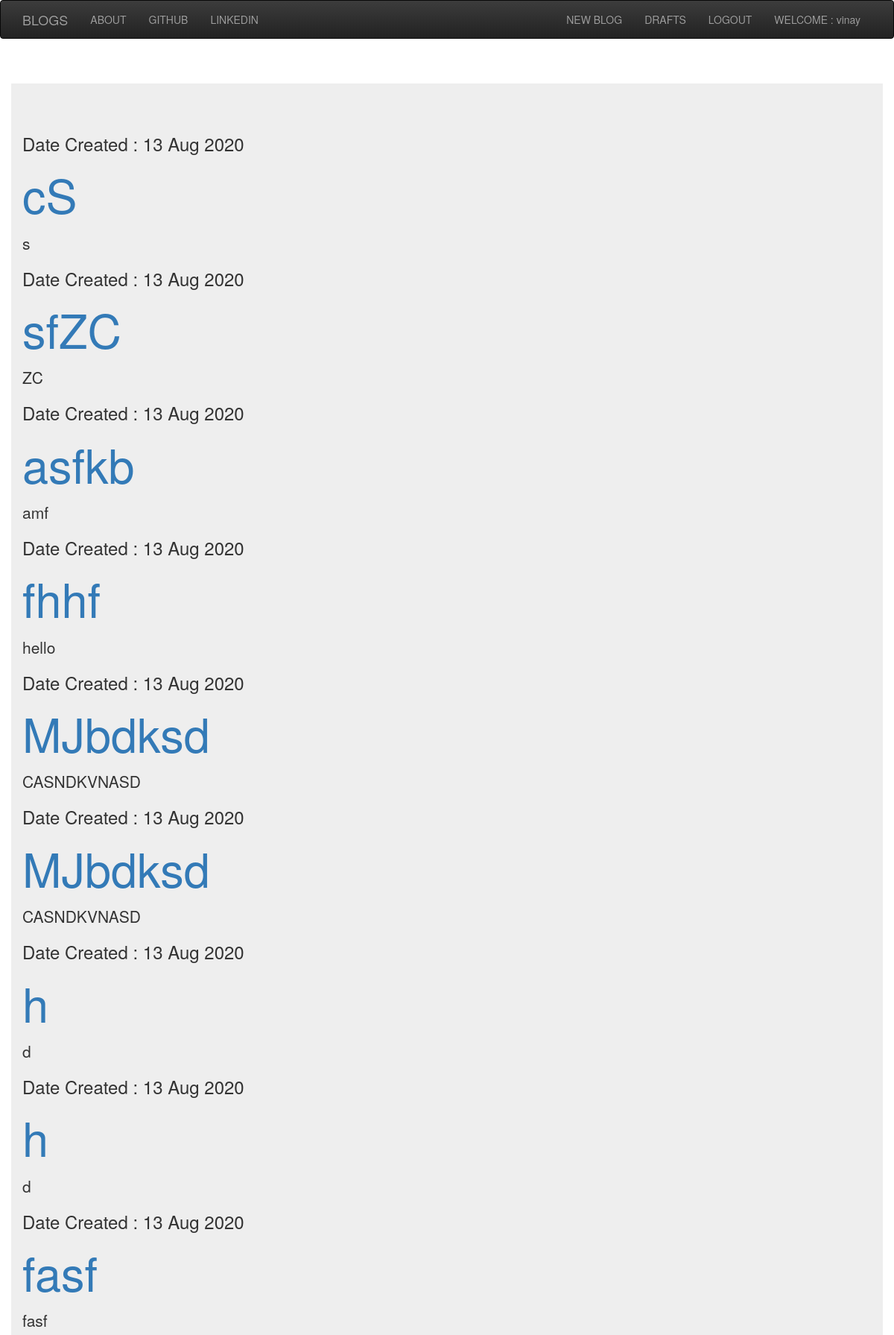
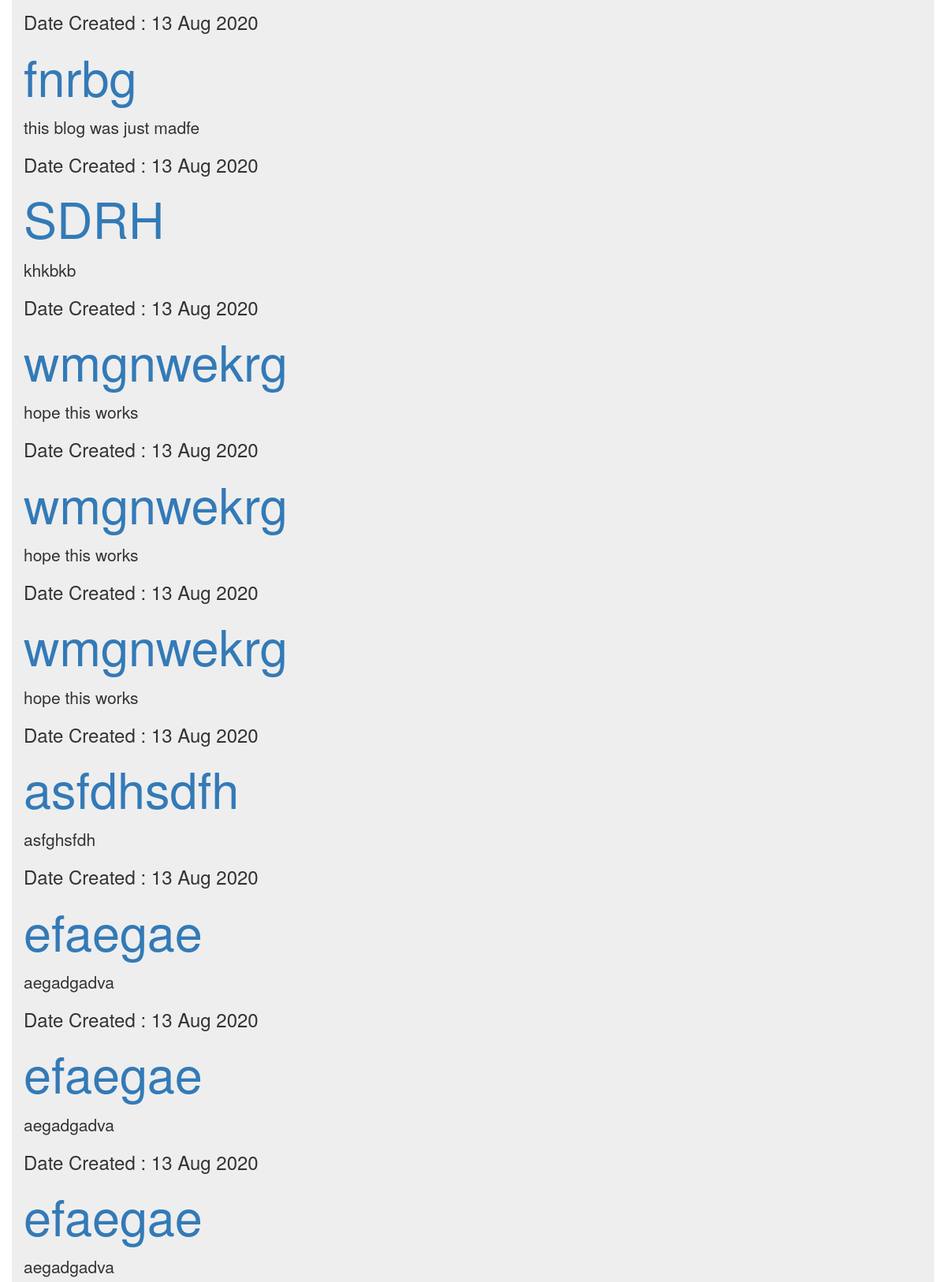
Page /drafts/ (signed in, upper part) on the committed database (2 pictures, top to bottom).
### blog/models.py (models this page shows, shortened)
class Post(models.Model):
    author = models.CharField(max_length = 264)
    text = models.TextField()
    title = models.CharField(max_length = 264)
    create_date = models.DateTimeField(default = timezone.now)
    published_date = models.DateTimeField(blank = True, null = True)

### blog/views.py (the view)
# urls.py: url(r'^drafts/$',views.DraftListView.as_view(),name='post_draft_list'),
class DraftListView(LoginRequiredMixin,ListView):
    url = '/login/'
    redirect_field_name = 'blog:post_list'
    model = models.Post
    template_name = 'post_draft_list.html'
    def get_queryset(self):
        return models.Post.objects.filter(published_date__isnull = True).order_by('-create_date')

### blog/templates/blog/post_draft_list.html (shortened to what this page needs)
{%extends 'base.html'%}
{%block body_block%}
{%for post in post_list%}
    <div class="post">
        <h3>Date Created : {{post.create_date|date:"d M Y"}}</h3>
        <h1><a href="{%url 'blog:post_detail' pk=post.pk%}">{{post.title}}</a></h1>
        <p>{{post.text|safe|truncatechars:200}}</p>
    </div>
{%endfor%}
{%endblock%}

### blog/templates/blog/base.html (shortened to what this page needs)
<!DOCTYPE html>
<html>
    <link rel="stylesheet" href="https://maxcdn.bootstrapcdn.com/bootstrap/3.3.7/css/bootstrap.min.css"
>
        <link rel="stylesheet" href="https://maxcdn.bootstrapcdn.com/bootstrap/3.3.7/css/bootstrap-theme.min.css"
>
    <link rel="stylesheet" href="//cdn.jsdelivr.net/npm/medium-editor@latest/dist/css/medium-editor.min.css" type="text/css"
        media="screen" charset="utf-8">
    <head>
    </head>
    <body>
        <nav class="navbar navbar-inverse technofont">
            <div class="container">
                <ul class="nav navbar-nav">
                    <li><a class="navbar-brand bigbrand " href="{%url 'blog:post_list'%}">BLOGS</a></li>
                    <li><a class="navbar-link " href="{% url 'blog:about'%}">ABOUT</a></li>
                    <li><a class="navbar-link " href="https://github.com/vinaydahiya04/">GITHUB</a></li>
                    <li><a class="navbar-link " href="https://in.linkedin.com/in/vinay-dahiya-3438931b1">LINKEDIN</a></li>
                </ul>
                <div class="pull-right">
                    <ul class="nav navbar-nav">
                        {% if user.is_authenticated%}
                        <li>
                            <a href="{% url 'blog:post_new'%}">NEW BLOG</a>
                        </li>
                        <li>
                            <a href="{% url 'blog:post_draft_list'%}">DRAFTS</a>
                        </li>
                        <li>
                            <a href="{% url 'logout'%}">LOGOUT</a>
                        </li>
                        <li>
                            <a>WELCOME : {{user.username}} </a>
                        </li>
                        {%else%}
                        <li>
                            <a href="{% url 'login' %}"><span class="glyphicon glyphicon-user"></span></a>
                        </li>
                        {%endif%}
                    </ul>
                </div>
            </div>
        </nav>
        <br>
        <br>
        <div class="container jumbotron content">
            {%block body_block%}
            {%endblock%}
        </div>
    </body>
</html>

### rows in the picture
Post: create_date "13 Aug 2020", title "cS", text "s"
Post: create_date "13 Aug 2020", title "sfZC", text "ZC"
Post: create_date "13 Aug 2020", title "asfkb", text "amf"
Post: create_date "13 Aug 2020", title "fhhf", text "hello"
Post: create_date "13 Aug 2020", title "MJbdksd", text "CASNDKVNASD"
Post: create_date "13 Aug 2020", title "MJbdksd", text "CASNDKVNASD"
Post: create_date "13 Aug 2020", title "h", text "d"
Post: create_date "13 Aug 2020", title "h", text "d"
Post: create_date "13 Aug 2020", title "fasf", text "fasf"
Post: create_date "13 Aug 2020", title "fnrbg", text "this blog was just madfe"
Post: create_date "13 Aug 2020", title "SDRH", text "khkbkb"
Post: create_date "13 Aug 2020", title "wmgnwekrg", text "hope this works"
Post: create_date "13 Aug 2020", title "wmgnwekrg", text "hope this works"
Post: create_date "13 Aug 2020", title "wmgnwekrg", text "hope this works"
Post: create_date "13 Aug 2020", title "asfdhsdfh", text "asfghsfdh"
Post: create_date "13 Aug 2020", title "efaegae", text "aegadgadva"
Post: create_date "13 Aug 2020", title "efaegae", text "aegadgadva"
Post: create_date "13 Aug 2020", title "efaegae", text "aegadgadva"

### other values in the picture
{{ user.username }} "vinay"
